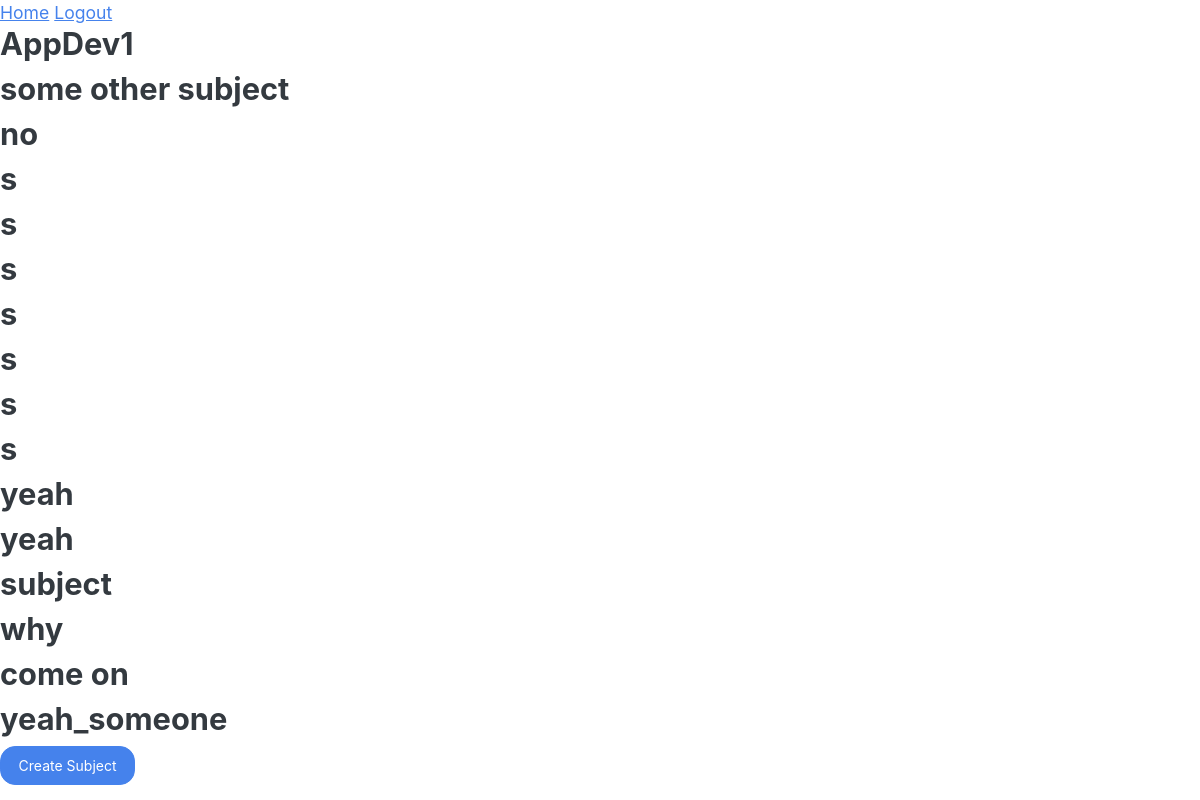
Page /admin/ (signed in) on the earlier database version.
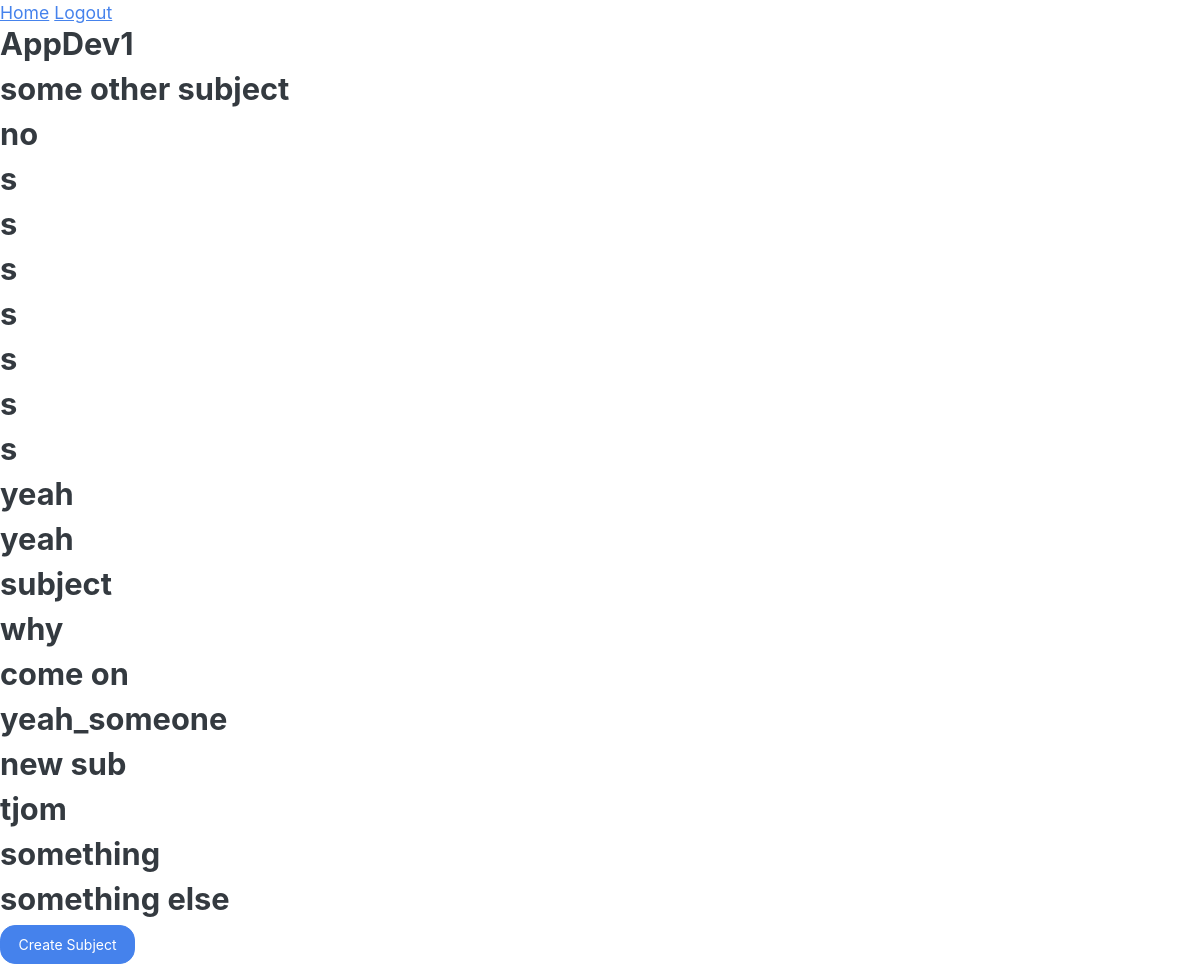
Same page on the later database version.
### models/models.py (models this page shows)
class Subject(db.Model):
    subject_id: Mapped[id_pk]
    subject_name: Mapped[str]
    description: Mapped[str]
    chapters: Mapped[List["Chapter"]] = relationship(
        back_populates="subject", cascade="all,delete-orphan"
    )

### routes/admin_routes.py (the view, shortened to what this page needs)
@admin_bp.route("/", methods=["GET", "POST"])
def admin_home():
    form = SubjectForm()
    if request.method == "GET":
        subjects = session.scalars(select(Subject)).all()
        return render_template(
            "admin_home.html",
            subjects=subjects,
            form=form,
            modal_id="subjectModal",
            title="Create New Subject",
            action=url_for("admin.admin_home"),
        )

### routes/__init__.py (called while the page is built)
def init_login_manager(app):
    login_manager = LoginManager()
    login_manager.init_app(app)
    login_manager.login_view = "auth.login"  # goes to the login() function in auth_bp
    @login_manager.user_loader
    def load_user(user_id):
        return db.session.scalar(select(User).where(User.user_id == user_id))

### routes/admin_routes.py (called while the page is built)
@admin_bp.before_request
def require_admin():
    if not current_user.is_authenticated or current_user.username != "admin":
        return current_app.login_manager.unauthorized()

### templates/admin_home.html (shortened to what this page needs)
{% extends "base.html" %}
{% block body %}
{% include "admin_nav.html" %}
{% include "subjects.html" %}
<button type="button" class="btn btn-primary" data-bs-toggle="modal" data-bs-target="#{{ modal_id }}">
      Create Subject
    </button>
    {% include "modal.html" %}
{% endblock %}

### templates/base.html (shortened to what this page needs)
<!doctype html>
<html lang="en">
  <head>
    <link href="../static/style.css" rel="stylesheet">
  </head>
  <body>
    {% block body %} {% endblock %}
  </body>
</html>

### templates/admin_nav.html
<nav>
  <a href="/admin">Home</a>
  <a href="/logout">Logout</a>
</nav>

### templates/subjects.html (shortened to what this page needs)
{% for subject in subjects %}
<div>
  <h3>{{subject.subject_name}}</h3>
</div>
{% endfor %}

### templates/modal.html (shortened to what this page needs)
<div class="toast-container position-fixed bottom-0 end-0 p-3">
</div>
<div class="toast-container position-fixed bottom-0 end-0 p-3">
</div>

Differences in the rows shown:
added Subject: subject_name "new sub"
added Subject: subject_name "tjom"
added Subject: subject_name "something"
added Subject: subject_name "something else"
